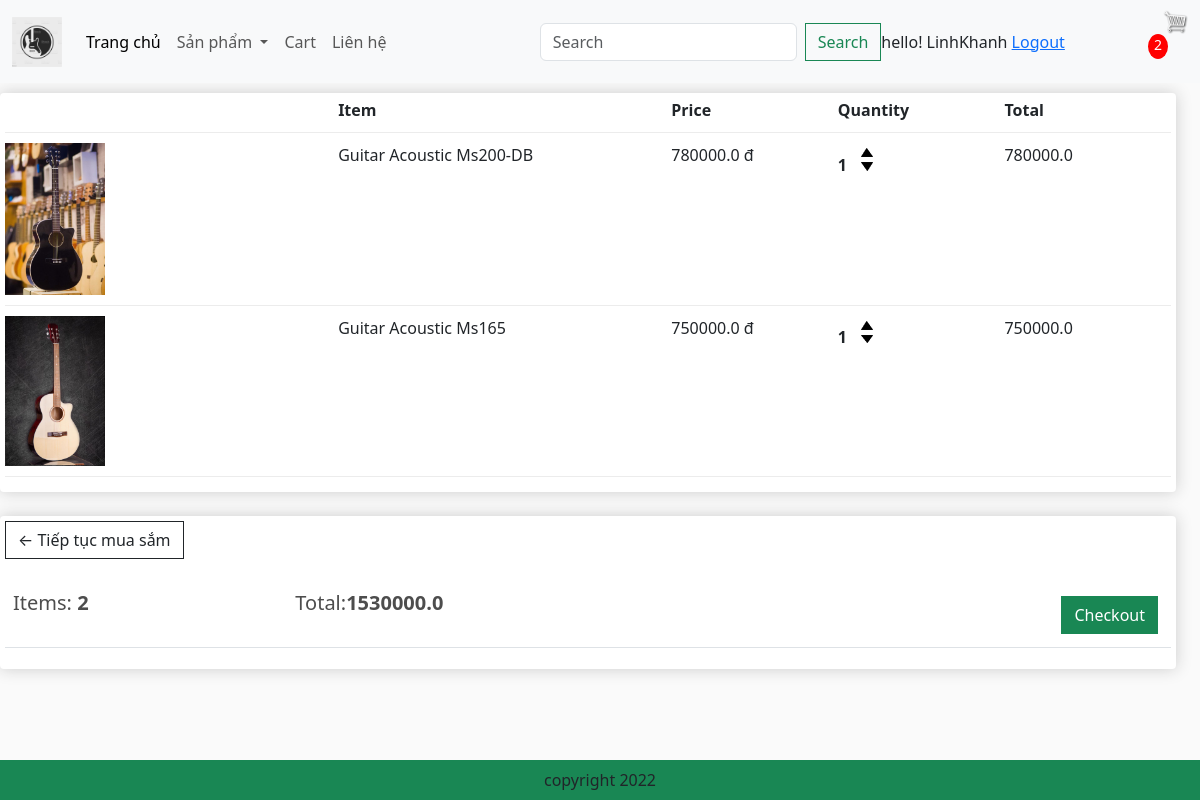
The page /cart/ (signed in) on the database its author committed.
### app/models.py (models this page shows, shortened)
class OrderItem(models.Model):
    product = models.ForeignKey(Product, on_delete=models.SET_NULL, blank=True, null=True)
    order = models.ForeignKey(Order, on_delete=models.SET_NULL, blank=True, null=True)
    quantity = models.IntegerField(default=0, null=True, blank=True)
    date_added = models.DateTimeField(auto_now_add=True)
    @property
    def get_total(self):
        total = self.product.price * self.quantity
        return total

class Product(models.Model):
    name = models.CharField(max_length=200, null=True)
    price = models.FloatField()
    elect = models.BooleanField(default=False, null=True, blank=False)
    image = models.ImageField(null=True,blank=True)
    @property
    def ImageURL(self):
        try:
            url = self.image.url
        except:
            url = ''
        return url

class Order(models.Model):
    customer = models.ForeignKey(User, on_delete=models.SET_NULL, blank=True, null=True)
    date_order = models.DateTimeField(auto_now_add=True)
    complete = models.BooleanField(default=False, null=True, blank=False)
    transaction_id = models.CharField(max_length=200, null=True)
    @property
    def get_cart_items(self):
        orderitems = self.orderitem_set.all()
        total = sum([item.quantity for item in orderitems])
        return total
    @property
    def get_cart_total(self):
        orderitems = self.orderitem_set.all()
        total = sum([item.get_total for item in orderitems])
        return total

### app/views.py (the view)
# urls.py: path('cart/', views.cart, name="cart"),
def cart(request):
    if request.user.is_authenticated:
        customer = request.user
        order, created = Order.objects.get_or_create(customer=customer, complete=False)
        items = order.orderitem_set.all()
        cartItems = order.get_cart_items
        user_not_login = "hidden"
        user_login = "show"
    else:
        items = []
        order = {'get_cart_items': 0, 'get_cart_total': 0}
        cartItems = order['get_cart_items']
        user_not_login = "show"
        user_login = "hidden"
    context = {'items': items, 'order': order , 'cartItems': cartItems,'user_not_login': user_not_login, 'user_login': user_login}
    return render(request, 'app/cart.html', context)

### app/templates/app/cart.html
{% extends 'app/base.html' %}
{% load static %}
{% block cart_content %}
<div class="row" style='width:100%'>
	<div class="col-lg-12">
		<div class="box-element">
			<div class="cart-row">
				<div style="flex:2"></div>
				<div style="flex:2"><strong>Item</strong></div>
				<div style="flex:1"><strong>Price</strong></div>
				<div style="flex:1"><strong>Quantity</strong></div>
				<div style="flex:1"><strong>Total</strong></div>
			</div>
			{% for item in items %}
			<div class="cart-row">
				<div style="flex:2"><img class="row-image" src="{{item.product.ImageURL}}"></div>
				<div style="flex:2"><p>{{item.product.name}}</p></div>
				<div style="flex:1"><p>{{item.product.price}} đ</p></div>
				<div style="flex:1">
					<p class="quantity">{{item.quantity}}</p>
					<div class="quantity">
						<img data-product={{item.product.id}} data-action= 'add' class="chg-quantity update-cart" src="{% static  'app/images/arrow-up.png' %}">
						<img data-product={{item.product.id}} data-action= 'remove' class="chg-quantity update-cart" src="{% static  'app/images/arrow-down.png' %}">
					</div>
				</div>
				<div style="flex:1"><p>{{item.get_total}}</p></div>
			</div>
            {% endfor %}
		</div>
		<br>
		<div class="box-element">
			<a  class="btn btn-outline-dark" href="{% url 'home' %}">&#x2190; Tiếp tục mua sắm</a>
			<br>
			<br>
			<table class="table">
				<tr>
					<th><h5>Items: <strong>{{order.get_cart_items}}</strong></h5></th>
					<th><h5>Total:<strong>{{order.get_cart_total}}</strong></h5></th>
					<th>
						<a  style="float:right; margin:5px;" class="btn btn-success" href="{% url 'checkout' %}">Checkout</a>
					</th>
				</tr>
			</table>
		</div>
	</div>
</div>
{% endblock cart_content %}

### app/templates/app/base.html (shortened to what this page needs)
{% load static %}
<!DOCTYPE html>
<html>
    <head>
        <link href="https://cdn.jsdelivr.net/npm/bootstrap@5.3.0-alpha3/dist/css/bootstrap.min.css" rel="stylesheet">
        <link href="{%static 'app/css/style.css'%}" rel="stylesheet" />
        <link href="{%static 'app/css/owl.carousel.min.css'%}" rel="stylesheet" />
        <link href="{%static 'app/css/all.min.css'%}" rel="stylesheet" />
        <link rel="stylesheet" type="text/css" href="{% static 'app/css/main.css' %}">
        <link rel="stylesheet" href="">
    </head>
    <body>
      <nav class="navbar navbar-expand-lg bg-body-tertiary">
        <div class="container-fluid">
            <a class="navbar-brand" href="{% url 'home' %}">
                <img src="{% static 'app/images/logo.jpg' %}" width="50" height="50" />
            </a>
            <div class="collapse navbar-collapse" id="navbarSupportedContent">
                <ul class="navbar-nav me-auto mb-2 mb-lg-0">
                    <li class="nav-item">
                        <a class="nav-link active" aria-current="page" href="{% url 'home' %}">Trang chủ</a>
                    </li>
                    <li class="nav-item dropdown">
                        <a class="nav-link dropdown-toggle" href="#" role="button" data-bs-toggle="dropdown"
                           aria-expanded="false">
                            Sản phẩm
                        </a>
                    </li>
                    <li class="nav-item">
                        <a class="nav-link" href="{% url 'cart' %}">Cart</a>
                    </li>
                    <li class="nav-item">
                        <a class="nav-link" href="#">Liên hệ</a>
                    </li>
                </ul>
                <form class="d-flex" role="search" method='POST' action="{% url 'search' %}">
                    <input class="form-control me-2" type="search" placeholder="Search" aria-label="Search" name="searched">
                    <button class="btn btn-outline-success" type="submit">Search</button>
                </form>
            </div>
            <div class='form-inline my-2 my-lg-0' style="visibility: {{user_login}}">
                <span> hello! {{request.user}}</span>
                <span><a href= "{% url 'logout' %}"> Logout</a></span>
            </div>
            <div class='form-inline my-2 my-lg-0'>
                <a href="{% url 'cart' %}"><img id="cart-icon" src="{% static 'images/cart.png' %}"></a>
                <p id='cart-total' >{{cartItems}}</p>
            </div>
        </div>
      </nav>
      {% block cart_content %}{% endblock cart_content %}
      <footer class="container--fluid bg-success text-center fixed-bottom p-2">
          copyright 2022
      </footer>
    </body>
</html>

### app/static/app/css/main.css (style rules this page uses)
body { background-color: hsl(0, 0%, 98%); }
h1,h2,h3,h4,h5,h6 { color:hsl(0, 0%, 30%); }
.box-element { box-shadow:hsl(0, 0%, 80%) 0 0 16px; background-color: #fff; border-radius: 4px; padding: 5px; }
#cart-icon { width:25px; display: inline-block; margin-left: 15px; }
#cart-total { display: block; text-align: center; color:#fff; background-color: red; width: 20px; height: 25px; border-radius: 50%; font-size: 14px; }
.col-lg-3, .col-lg-4, .col-lg-6, .col-lg-8, .col-lg-12 { margin-top: 10px; }
.btn { border-radius: 0; }
.row-image { width: 100px; }
.cart-row { display: flex; align-items: flex-stretch; padding-bottom: 10px; margin-bottom: 10px; border-bottom: 1px solid #ececec; }
.quantity { display: inline-block; font-weight: 700; padding-right:10px; }
.chg-quantity { width: 12px; cursor: pointer; display: block; margin-top: 5px; transition:.1s; }

### rows shown on the page
OrderItem: product.ImageURL (picture), product.name "Guitar Acoustic Ms200-DB", product.price "780000.0", quantity "1", get_total "780000.0"
OrderItem: product.ImageURL (picture), product.name "Guitar Acoustic Ms165", product.price "750000.0", quantity "1", get_total "750000.0"
Order: get_cart_items "2", get_cart_total "1530000.0"

### other values the page prints
{{ request.user }} "LinhKhanh"
{{ cartItems }} "2"
